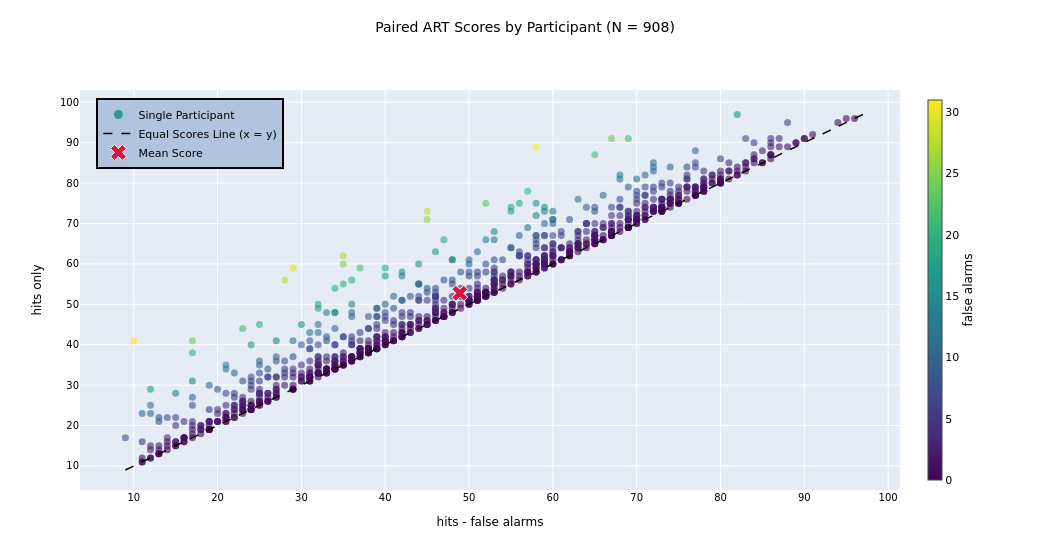

Notebook source saved alongside this figure:
### Code cell
import matplotlib.pyplot as plt
import matplotlib.lines as mlines
import seaborn as sns

plot_df = participant_scores_art[
    ["standard_art_score", "art_name_score", "false_alarms"]
].dropna().copy()
plot_df["delta"] = plot_df["art_name_score"] - plot_df["standard_art_score"]

n_plot = len(plot_df)
sns.set_theme(style="whitegrid")

c_standard = "#1f77b4"
c_name     = "#ff7f0e"

m_std    = plot_df["standard_art_score"].mean()
med_std  = plot_df["standard_art_score"].median()
sd_std   = plot_df["standard_art_score"].std(ddof=1)

m_name   = plot_df["art_name_score"].mean()
med_name = plot_df["art_name_score"].median()
sd_name  = plot_df["art_name_score"].std(ddof=1)

corr       = plot_df[["standard_art_score", "art_name_score"]].corr().iloc[0, 1]
mean_delta = plot_df["delta"].mean()
med_delta  = plot_df["delta"].median()
pct_above  = (plot_df["art_name_score"] > plot_df["standard_art_score"]).mean() * 100

line_min = min(plot_df["standard_art_score"].min(), plot_df["art_name_score"].min())
line_max = max(plot_df["standard_art_score"].max(), plot_df["art_name_score"].max())

# ── Figure 1: Overlaid Density ────────────────────────────────────────────────
fig1, ax1 = plt.subplots(figsize=(10.5, 5.5))

sns.kdeplot(data=plot_df, x="standard_art_score", fill=True, alpha=0.30,
            linewidth=2, color=c_standard, ax=ax1)
sns.kdeplot(data=plot_df, x="art_name_score", fill=True, alpha=0.30,
            linewidth=2, color=c_name, ax=ax1)

for mean_val, med_val, sd_val, color in [
    (m_std,  med_std,  sd_std,  c_standard),
    (m_name, med_name, sd_name, c_name),
]:
    ax1.axvline(mean_val,           color=color, linestyle="--", linewidth=1.8, alpha=0.9)
    ax1.axvline(med_val,            color=color, linestyle="-.", linewidth=1.8, alpha=0.9)
    ax1.axvline(mean_val - sd_val,  color=color, linestyle=":",  linewidth=1.4, alpha=0.65)
    ax1.axvline(mean_val + sd_val,  color=color, linestyle=":",  linewidth=1.4, alpha=0.65)

leg_density = [
    mlines.Line2D([], [], color=c_standard, linewidth=8, alpha=0.4, label="hits - false alarms"),
    mlines.Line2D([], [], color=c_name,     linewidth=8, alpha=0.4, label="hits only"),
    mlines.Line2D([], [], color="gray", linestyle="--", linewidth=1.8, label="Mean"),
    mlines.Line2D([], [], color="gray", linestyle="-.", linewidth=1.8, label="Median"),
    mlines.Line2D([], [], color="gray", linestyle=":",  linewidth=1.4, label="±1 SD"),
]
ax1.legend(handles=leg_density, frameon=False,
           loc="upper left", bbox_to_anchor=(1.02, 1.0),
           borderaxespad=0, fontsize=9)

ax1.set_title(f"Overlaid Density of ART Scoring Methods (N = {n_plot})", fontsize=12, pad=10)
ax1.set_xlabel("Score")
ax1.set_ylabel("Density")
fig1.tight_layout()
plt.show()

print(
    f"\nhits - false alarms:  M={m_std:.2f}, Med={med_std:.2f}, SD={sd_std:.2f}"
    f"\nhits only:            M={m_name:.2f}, Med={med_name:.2f}, SD={sd_name:.2f}"
)

# ── Figure 2: Static paired scatter ──────────────────────────────────────────
fig2, ax2 = plt.subplots(figsize=(10.5, 5.5))

sc = ax2.scatter(
    plot_df["standard_art_score"],
    plot_df["art_name_score"],
    c=plot_df["false_alarms"],
    cmap="viridis", alpha=0.48, s=26, edgecolors="none",
)
ax2.plot([line_min, line_max], [line_min, line_max], "k--", linewidth=1.2)
ax2.scatter(m_std, m_name, marker="X", s=130, color="crimson",
            edgecolors="white", linewidth=0.8, zorder=5)

ax2.set_title(f"Paired ART Scores by Participant (N = {n_plot})", fontsize=12, pad=10)
ax2.set_xlabel("hits - false alarms")
ax2.set_ylabel("hits only")

leg_scatter = [
    mlines.Line2D([], [], marker="o", color="#2a9d8f", linestyle="None",
                  markersize=7, label="Single Participant"),
    mlines.Line2D([], [], color="black", linestyle="--", linewidth=1.2, label="Equal Scores Line (x = y)"),
    mlines.Line2D([], [], marker="X", color="crimson", linestyle="None",
                  markersize=8, markeredgecolor="white", label="Mean Score"),
]

# Colorbar on the right edge of axes
cbar = fig2.colorbar(sc, ax=ax2, pad=0.02)
# Force upside-down/right-side orientation explicitly
cbar.ax.set_ylabel("false alarms", rotation=270, va="bottom", labelpad=18)

# Keep room for colorbar, and use a clear in-axes legend box
fig2.subplots_adjust(left=0.08, right=0.88, top=0.92, bottom=0.10)
ax2.legend(
    handles=leg_scatter,
    loc="upper left",
    bbox_to_anchor=(0.02, 0.98),
    borderaxespad=0.0,
    frameon=True,
    fancybox=True,
    framealpha=0.95,
    edgecolor="black",
    facecolor="#e6eef7",
    fontsize=11,
)
plt.show()

print(
    f"\nr = {corr:.2f}"
    f"\nMean delta  (hits only - hits - false alarms) = {mean_delta:.2f}"
    f"\nMedian delta = {med_delta:.2f}"
    f"\n% above y = x (i.e. false alarms > 0) = {pct_above:.1f}%"
)

# ── Figure 3: Interactive scatter (Plotly) ────────────────────────────────────
import plotly.graph_objects as go

plot_df_hover = plot_df.copy()
plot_df_hover["false alarms"] = plot_df_hover["false_alarms"].astype(int)

fig_int = go.Figure()

# Main cloud — showlegend=False; colorbar serves as its visual key
fig_int.add_trace(go.Scatter(
    x=plot_df_hover["standard_art_score"],
    y=plot_df_hover["art_name_score"],
    mode="markers",
    showlegend=False,
    marker=dict(
        size=7,
        color=plot_df_hover["false alarms"],
        colorscale="Viridis",
        opacity=0.6,
        colorbar=dict(
            title=dict(text="false alarms", side="right", font=dict(size=12)),
            thickness=14,
            x=1.02,
            xpad=12,
        ),
        showscale=True,
    ),
    customdata=plot_df_hover[["false alarms", "delta"]].values,
    hovertemplate=(
        "<b>hits - false alarms:</b> %{x}<br>"
        "<b>hits only:</b> %{y}<br>"
        "<b>false alarms:</b> %{customdata[0]}<br>"
        "<b>delta:</b> %{customdata[1]:.2f}"
        "<extra></extra>"
    ),
))

# Legend-only marker for participant points (continuous color uses colorbar)
fig_int.add_trace(go.Scatter(
    x=[None], y=[None],
    mode="markers",
    marker=dict(size=9, color="#2a9d8f"),
    name="Single Participant",
    hoverinfo="skip",
))

# x = y reference line
fig_int.add_trace(go.Scatter(
    x=[line_min, line_max], y=[line_min, line_max],
    mode="lines",
    line=dict(color="black", width=1.5, dash="dash"),
    name="Equal Scores Line (x = y)",
    hoverinfo="skip",
))

# Mean marker
fig_int.add_trace(go.Scatter(
    x=[m_std], y=[m_name],
    mode="markers",
    marker=dict(symbol="x", size=14, color="crimson",
                line=dict(color="white", width=1)),
    name="Mean Score",
    hovertemplate=(
        f"Mean Score<br>hits - false alarms: {m_std:.2f}"
        f"<br>hits only: {m_name:.2f}<extra></extra>"
    ),
))

fig_int.update_layout(
    title=dict(
        text=f"Paired ART Scores by Participant (N = {n_plot})",
        font=dict(size=14),
        x=0.5,
        xanchor="center",
        y=0.96,
        yanchor="top",
    ),
    xaxis_title="hits - false alarms",
    yaxis_title="hits only",
    xaxis=dict(title_font=dict(size=12), tickfont=dict(size=10)),
    yaxis=dict(title_font=dict(size=12), tickfont=dict(size=10)),
    font=dict(family="DejaVu Sans", size=11, color="black"),
    autosize=False,
    width=1050,
    height=550,
    legend=dict(
        x=0.02,
        y=0.98,
        xanchor="left",
        yanchor="top",
        traceorder="normal",
        font=dict(size=11),
        bgcolor="LightSteelBlue",
        bordercolor="Black",
        borderwidth=2,
    ),
    margin=dict(t=90, b=60, r=150),
)

fig_int.show()

print(
    f"\nr = {corr:.2f}"
    f"\nMean delta  = {mean_delta:.2f}"
    f"\nMedian delta = {med_delta:.2f}"
    f"\n% above y = x = {pct_above:.1f}%"
)

### Figure 1 — Plotly figure (JSON) as saved in the notebook; plotly's stock layout.template omitted (floating-point values rounded to 4 significant figures; data arrays with more than 128 entries replaced by an {"elided": "..."} marker saying what was removed)
{"data": [{"customdata": {"elided": "908x2 float values"}, "hovertemplate": "<b>hits - false alarms:</b> %{x}<br><b>hits only:</b> %{y}<br><b>false alarms:</b> %{customdata[0]}<br><b>delta:</b> %{customdata[1]:.2f}<extra></extra>", "marker": {"color": {"elided": "908 int values"}, "colorbar": {"thickness": 14, "title": {"font": {"size": 12}, "side": "right", "text": "false alarms"}, "x": 1.02, "xpad": 12}, "colorscale": [[0, "#440154"], [0.1111, "#482878"], [0.2222, "#3e4989"], [0.3333, "#31688e"], [0.4444, "#26828e"], [0.5556, "#1f9e89"], [0.6667, "#35b779"], [0.7778, "#6ece58"], [0.8889, "#b5de2b"], [1, "#fde725"]], "opacity": 0.6, "showscale": true, "size": 7}, "mode": "markers", "showlegend": false, "type": "scatter", "x": {"elided": "908 float values"}, "y": {"elided": "908 float values"}}, {"hoverinfo": "skip", "marker": {"color": "#2a9d8f", "size": 9}, "mode": "markers", "name": "Single Participant", "type": "scatter", "x": [null], "y": [null]}, {"hoverinfo": "skip", "line": {"color": "black", "dash": "dash", "width": 1.5}, "mode": "lines", "name": "Equal Scores Line (x = y)", "type": "scatter", "x": [9, 97], "y": [9, 97]}, {"hovertemplate": "Mean Score<br>hits - false alarms: 48.90<br>hits only: 52.73<extra></extra>", "marker": {"color": "crimson", "line": {"color": "white", "width": 1}, "size": 14, "symbol": "x"}, "mode": "markers", "name": "Mean Score", "type": "scatter", "x": [48.9], "y": [52.73]}], "layout": {"autosize": false, "font": {"color": "black", "family": "DejaVu Sans", "size": 11}, "height": 550, "legend": {"bgcolor": "LightSteelBlue", "bordercolor": "Black", "borderwidth": 2, "font": {"size": 11}, "traceorder": "normal", "x": 0.02, "xanchor": "left", "y": 0.98, "yanchor": "top"}, "margin": {"b": 60, "r": 150, "t": 90}, "title": {"font": {"size": 14}, "text": "Paired ART Scores by Participant (N = 908)", "x": 0.5, "xanchor": "center", "y": 0.96, "yanchor": "top"}, "width": 1050, "xaxis": {"tickfont": {"size": 10}, "title": {"font": {"size": 12}, "text": "hits - false alarms"}}, "yaxis": {"tickfont": {"size": 10}, "title": {"font": {"size": 12}, "text": "hits only"}}}}
